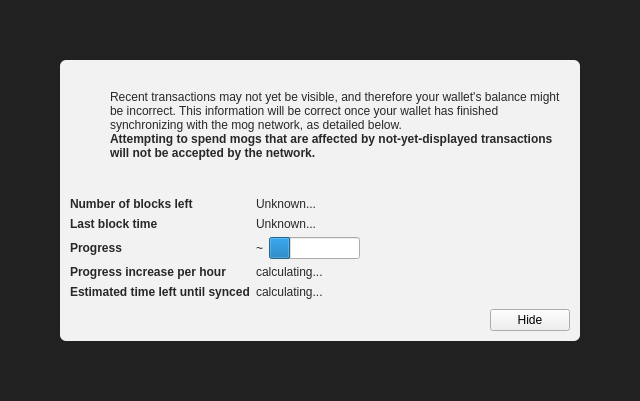
<?xml version="1.0" encoding="UTF-8"?>
<ui version="4.0">
 <class>ModalOverlay</class>
 <widget class="ModalOverlay" name="ModalOverlay">
  <property name="geometry">
   <rect>
    <x>0</x>
    <y>0</y>
    <width>640</width>
    <height>401</height>
   </rect>
  </property>
  <property name="windowTitle">
   <string>Form</string>
  </property>
  <layout class="QVBoxLayout" name="verticalLayout" stretch="0">
   <property name="sizeConstraint">
    <enum>QLayout::SetDefaultConstraint</enum>
   </property>
   <property name="leftMargin">
    <number>0</number>
   </property>
   <property name="topMargin">
    <number>0</number>
   </property>
   <property name="rightMargin">
    <number>0</number>
   </property>
   <property name="bottomMargin">
    <number>0</number>
   </property>
   <item>
    <widget class="QWidget" name="bgWidget" native="true">
     <property name="styleSheet">
      <string notr="true">#bgWidget { background: rgba(0,0,0,220); }</string>
     </property>
     <layout class="QVBoxLayout" name="verticalLayoutMain" stretch="1">
      <property name="leftMargin">
       <number>60</number>
      </property>
      <property name="topMargin">
       <number>60</number>
      </property>
      <property name="rightMargin">
       <number>60</number>
      </property>
      <property name="bottomMargin">
       <number>60</number>
      </property>
      <item>
       <widget class="QWidget" name="contentWidget" native="true">
        <property name="styleSheet">
         <string notr="true">#contentWidget { background: rgba(255,255,255,240); border-radius: 6px; }

QLabel { color: rgb(40,40,40);  }</string>
        </property>
        <layout class="QVBoxLayout" name="verticalLayoutSub" stretch="1,0,0,0">
         <property name="spacing">
          <number>0</number>
         </property>
         <property name="leftMargin">
          <number>10</number>
         </property>
         <property name="topMargin">
          <number>10</number>
         </property>
         <property name="rightMargin">
          <number>10</number>
         </property>
         <property name="bottomMargin">
          <number>10</number>
         </property>
         <item>
          <layout class="QHBoxLayout" name="horizontalLayoutIconText" stretch="0,1">
           <property name="topMargin">
            <number>20</number>
           </property>
           <item>
            <layout class="QVBoxLayout" name="verticalLayoutIcon">
             <property name="leftMargin">
              <number>0</number>
             </property>
             <item>
              <widget class="QPushButton" name="warningIcon">
               <property name="enabled">
                <bool>false</bool>
               </property>
               <property name="text">
                <string/>
               </property>
               <property name="icon">
                <iconset>
                 <normaloff>:/icons/warning</normaloff>
                 <disabledoff>:/icons/warning</disabledoff>:/icons/warning</iconset>
               </property>
               <property name="iconSize">
                <size>
                 <width>48</width>
                 <height>48</height>
                </size>
               </property>
               <property name="flat">
                <bool>true</bool>
               </property>
              </widget>
             </item>
             <item>
              <spacer name="verticalSpacerWarningIcon">
               <property name="orientation">
                <enum>Qt::Vertical</enum>
               </property>
               <property name="sizeHint" stdset="0">
                <size>
                 <width>20</width>
                 <height>40</height>
                </size>
               </property>
              </spacer>
             </item>
            </layout>
           </item>
           <item>
            <layout class="QVBoxLayout" name="verticalLayoutInfoText">
             <property name="leftMargin">
              <number>0</number>
             </property>
             <property name="topMargin">
              <number>0</number>
             </property>
             <item>
              <widget class="QLabel" name="infoText">
               <property name="text">
                <string>Recent transactions may not yet be visible, and therefore your wallet's balance might be incorrect. This information will be correct once your wallet has finished synchronizing with the mog network, as detailed below.</string>
               </property>
               <property name="textFormat">
                <enum>Qt::RichText</enum>
               </property>
               <property name="wordWrap">
                <bool>true</bool>
               </property>
              </widget>
             </item>
             <item>
              <widget class="QLabel" name="infoTextStrong">
               <property name="font">
                <font>
                 <weight>75</weight>
                 <bold>true</bold>
                </font>
               </property>
               <property name="text">
                <string>Attempting to spend mogs that are affected by not-yet-displayed transactions will not be accepted by the network.</string>
               </property>
               <property name="textFormat">
                <enum>Qt::RichText</enum>
               </property>
               <property name="wordWrap">
                <bool>true</bool>
               </property>
              </widget>
             </item>
             <item>
              <spacer name="verticalSpacerInTextSpace">
               <property name="orientation">
                <enum>Qt::Vertical</enum>
               </property>
               <property name="sizeHint" stdset="0">
                <size>
                 <width>20</width>
                 <height>40</height>
                </size>
               </property>
              </spacer>
             </item>
            </layout>
           </item>
          </layout>
         </item>
         <item>
          <spacer name="verticalSpacerAfterText">
           <property name="orientation">
            <enum>Qt::Vertical</enum>
           </property>
           <property name="sizeHint" stdset="0">
            <size>
             <width>20</width>
             <height>40</height>
            </size>
           </property>
          </spacer>
         </item>
         <item>
          <layout class="QFormLayout" name="formLayout">
           <property name="fieldGrowthPolicy">
            <enum>QFormLayout::FieldsStayAtSizeHint</enum>
           </property>
           <property name="horizontalSpacing">
            <number>6</number>
           </property>
           <property name="verticalSpacing">
            <number>6</number>
           </property>
           <property name="topMargin">
            <number>10</number>
           </property>
           <item row="0" column="0">
            <widget class="QLabel" name="labelNumberOfBlocksLeft">
             <property name="font">
              <font>
               <weight>75</weight>
               <bold>true</bold>
              </font>
             </property>
             <property name="text">
              <string>Number of blocks left</string>
             </property>
            </widget>
           </item>
           <item row="0" column="1">
            <widget class="QLabel" name="numberOfBlocksLeft">
             <property name="text">
              <string>Unknown...</string>
             </property>
            </widget>
           </item>
           <item row="1" column="0">
            <widget class="QLabel" name="labelLastBlockTime">
             <property name="font">
              <font>
               <weight>75</weight>
               <bold>true</bold>
              </font>
             </property>
             <property name="text">
              <string>Last block time</string>
             </property>
            </widget>
           </item>
           <item row="1" column="1">
            <widget class="QLabel" name="newestBlockDate">
             <property name="sizePolicy">
              <sizepolicy hsizetype="Maximum" vsizetype="Preferred">
               <horstretch>0</horstretch>
               <verstretch>0</verstretch>
              </sizepolicy>
             </property>
             <property name="text">
              <string>Unknown...</string>
             </property>
            </widget>
           </item>
           <item row="2" column="0">
            <widget class="QLabel" name="labelSyncDone">
             <property name="font">
              <font>
               <weight>75</weight>
               <bold>true</bold>
              </font>
             </property>
             <property name="text">
              <string>Progress</string>
             </property>
            </widget>
           </item>
           <item row="2" column="1">
            <layout class="QHBoxLayout" name="horizontalLayoutSync" stretch="0,1">
             <item>
              <widget class="QLabel" name="percentageProgress">
               <property name="text">
                <string notr="true">~</string>
               </property>
              </widget>
             </item>
             <item>
              <widget class="QProgressBar" name="progressBar">
               <property name="value">
                <number>24</number>
               </property>
               <property name="format">
                <string/>
               </property>
              </widget>
             </item>
            </layout>
           </item>
           <item row="4" column="0">
            <widget class="QLabel" name="labelProgressIncrease">
             <property name="font">
              <font>
               <weight>75</weight>
               <bold>true</bold>
              </font>
             </property>
             <property name="text">
              <string>Progress increase per hour</string>
             </property>
            </widget>
           </item>
           <item row="4" column="1">
            <widget class="QLabel" name="progressIncreasePerH">
             <property name="text">
              <string>calculating...</string>
             </property>
            </widget>
           </item>
           <item row="5" column="0">
            <widget class="QLabel" name="labelEstimatedTimeLeft">
             <property name="font">
              <font>
               <weight>75</weight>
               <bold>true</bold>
              </font>
             </property>
             <property name="text">
              <string>Estimated time left until synced</string>
             </property>
            </widget>
           </item>
           <item row="5" column="1">
            <widget class="QLabel" name="expectedTimeLeft">
             <property name="text">
              <string>calculating...</string>
             </property>
            </widget>
           </item>
          </layout>
         </item>
         <item>
          <layout class="QHBoxLayout" name="horizontalLayoutButtons">
           <property name="leftMargin">
            <number>10</number>
           </property>
           <property name="topMargin">
            <number>10</number>
           </property>
           <item>
            <widget class="QLabel" name="versionLabel">
             <property name="text">
              <string></string>
             </property>
            </widget>
           </item>
           <item>
            <spacer name="horizontalSpacer">
             <property name="orientation">
              <enum>Qt::Horizontal</enum>
             </property>
             <property name="sizeHint" stdset="0">
              <size>
               <width>40</width>
               <height>20</height>
              </size>
             </property>
            </spacer>
           </item>
           <item>
            <widget class="QPushButton" name="closeButton">
             <property name="text">
              <string>Hide</string>
             </property>
            </widget>
           </item>
          </layout>
         </item>
        </layout>
       </widget>
      </item>
     </layout>
    </widget>
   </item>
  </layout>
 </widget>
 <customwidgets>
  <customwidget>
   <class>ModalOverlay</class>
   <extends>QWidget</extends>
   <header>modaloverlay.h</header>
   <container>1</container>
  </customwidget>
 </customwidgets>
 <resources/>
 <connections/>
</ui>
